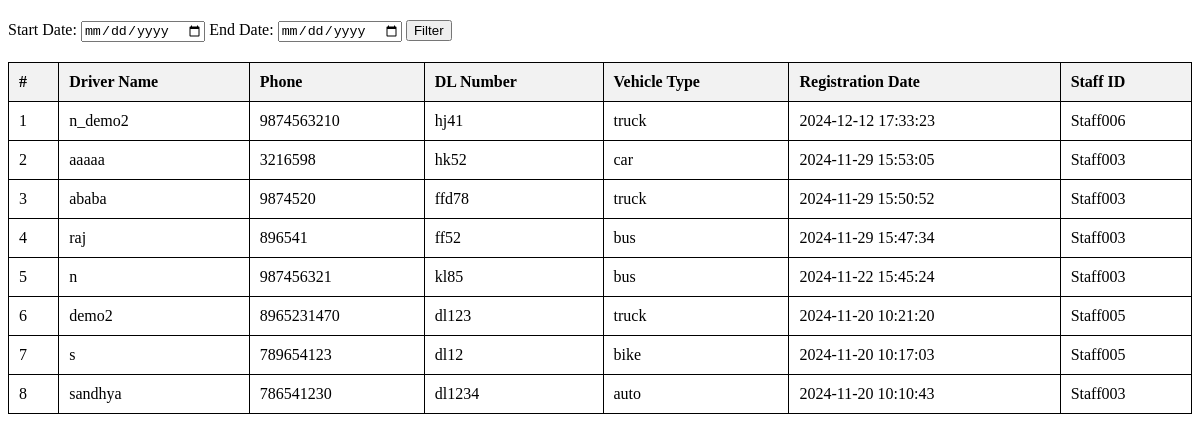
Screenshot of /admin/ind.php (signed in) with the database file from the repository.
### tables this page shows
CREATE TABLE `driver_info` (
  `id` int(11) NOT NULL,
  `driver_mode` varchar(50) NOT NULL,
  `driver_name` varchar(255) NOT NULL,
  `driver_photo` varchar(255) NOT NULL,
  `phone` varchar(15) NOT NULL,
  `dl_number` varchar(50) NOT NULL,
  `area_postal_code` varchar(10) NOT NULL,
  `address` text NOT NULL,
  `license_expiry` date NOT NULL,
  `vehicle_type` varchar(50) NOT NULL,
  `signature_file` varchar(255) DEFAULT NULL,
  `signature_data` text DEFAULT NULL,
  `registration_date` datetime DEFAULT current_timestamp(),
  `staff_id` varchar(50) NOT NULL
);

### admin/ind.php (the view, shortened to what this page needs)
<?php
include 'conn.php';
?>
<!DOCTYPE html>
<html lang="en">
<head>
</head>
<body>
    <div class="filter-container">
        <form method="GET" action="">
            <label for="start_date">Start Date:</label>
            <input type="date" name="start_date" id="start_date" required>
            <label for="end_date">End Date:</label>
            <input type="date" name="end_date" id="end_date" required>
            <button type="submit">Filter</button>
        </form>
    </div>
    <table>
        <thead>
            <tr>
                <th>#</th>
                <th>Driver Name</th>
                <th>Phone</th>
                <th>DL Number</th>
                <th>Vehicle Type</th>
                <th>Registration Date</th>
                <th>Staff ID</th>
            </tr>
        </thead>
        <tbody>
            <?php
            $start_date = isset($_GET['start_date']) ? $_GET['start_date'] : '2000-01-01';
            $end_date = isset($_GET['end_date']) ? $_GET['end_date'] : date('Y-m-d');
            $sql = "SELECT id, driver_name, phone, dl_number, vehicle_type, registration_date, staff_id
                    FROM driver_info
                    WHERE registration_date BETWEEN '$start_date' AND '$end_date'
                    ORDER BY registration_date DESC";
            $result = $conn->query($sql);
            if ($result && $result->num_rows > 0) {
                $serial_number = 1;
                while ($row = $result->fetch_assoc()) {
                    echo "<tr>";
                    echo "<td>" . $serial_number++ . "</td>";
                    echo "<td>" . htmlspecialchars($row['driver_name']) . "</td>";
                    echo "<td>" . htmlspecialchars($row['phone']) . "</td>";
                    echo "<td>" . htmlspecialchars($row['dl_number']) . "</td>";
                    echo "<td>" . htmlspecialchars($row['vehicle_type']) . "</td>";
                    echo "<td>" . htmlspecialchars($row['registration_date']) . "</td>";
                    echo "<td>" . htmlspecialchars($row['staff_id']) . "</td>";
                    echo "</tr>";
                }
            } else {
                echo "<tr><td colspan='7'>No records found for the selected date range.</td></tr>";
            }
            ?>
        </tbody>
    </table>
</body>
</html>

### admin/ind.php (style rules this page uses)
table { width: 100%; border-collapse: collapse; }
table, th, td { border: 1px solid black; }
th, td { padding: 10px; text-align: left; }
th { background-color: #f2f2f2; }
.filter-container { margin: 20px 0; }

### rows the page displays
driver_info: driver_name "n_demo2", phone "9874563210", dl_number "hj41", vehicle_type "truck", registration_date "2024-12-12 17:33:23", staff "Staff006"
driver_info: driver_name "aaaaa", phone "3216598", dl_number "hk52", vehicle_type "car", registration_date "2024-11-29 15:53:05", staff "Staff003"
driver_info: driver_name "ababa", phone "9874520", dl_number "ffd78", vehicle_type "truck", registration_date "2024-11-29 15:50:52", staff "Staff003"
driver_info: driver_name "raj", phone "896541", dl_number "ff52", vehicle_type "bus", registration_date "2024-11-29 15:47:34", staff "Staff003"
driver_info: driver_name "n", phone "987456321", dl_number "kl85", vehicle_type "bus", registration_date "2024-11-22 15:45:24", staff "Staff003"
driver_info: driver_name "demo2", phone "8965231470", dl_number "dl123", vehicle_type "truck", registration_date "2024-11-20 10:21:20", staff "Staff005"
driver_info: driver_name "s", phone "789654123", dl_number "dl12", vehicle_type "bike", registration_date "2024-11-20 10:17:03", staff "Staff005"
driver_info: driver_name "sandhya", phone "786541230", dl_number "dl1234", vehicle_type "auto", registration_date "2024-11-20 10:10:43", staff "Staff003"
